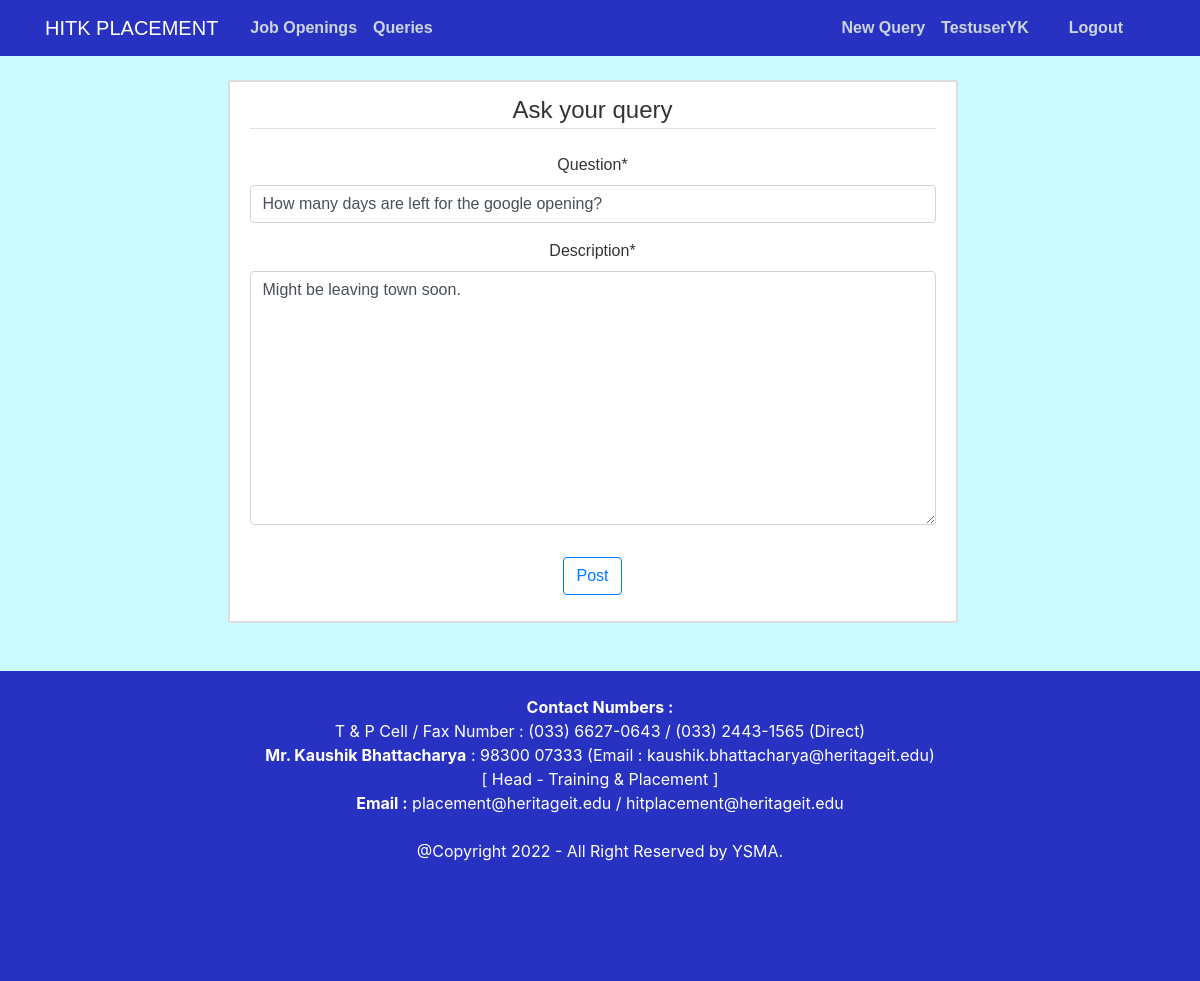
The page /askAQuery/query/4/update (signed in) on the database as committed earlier.
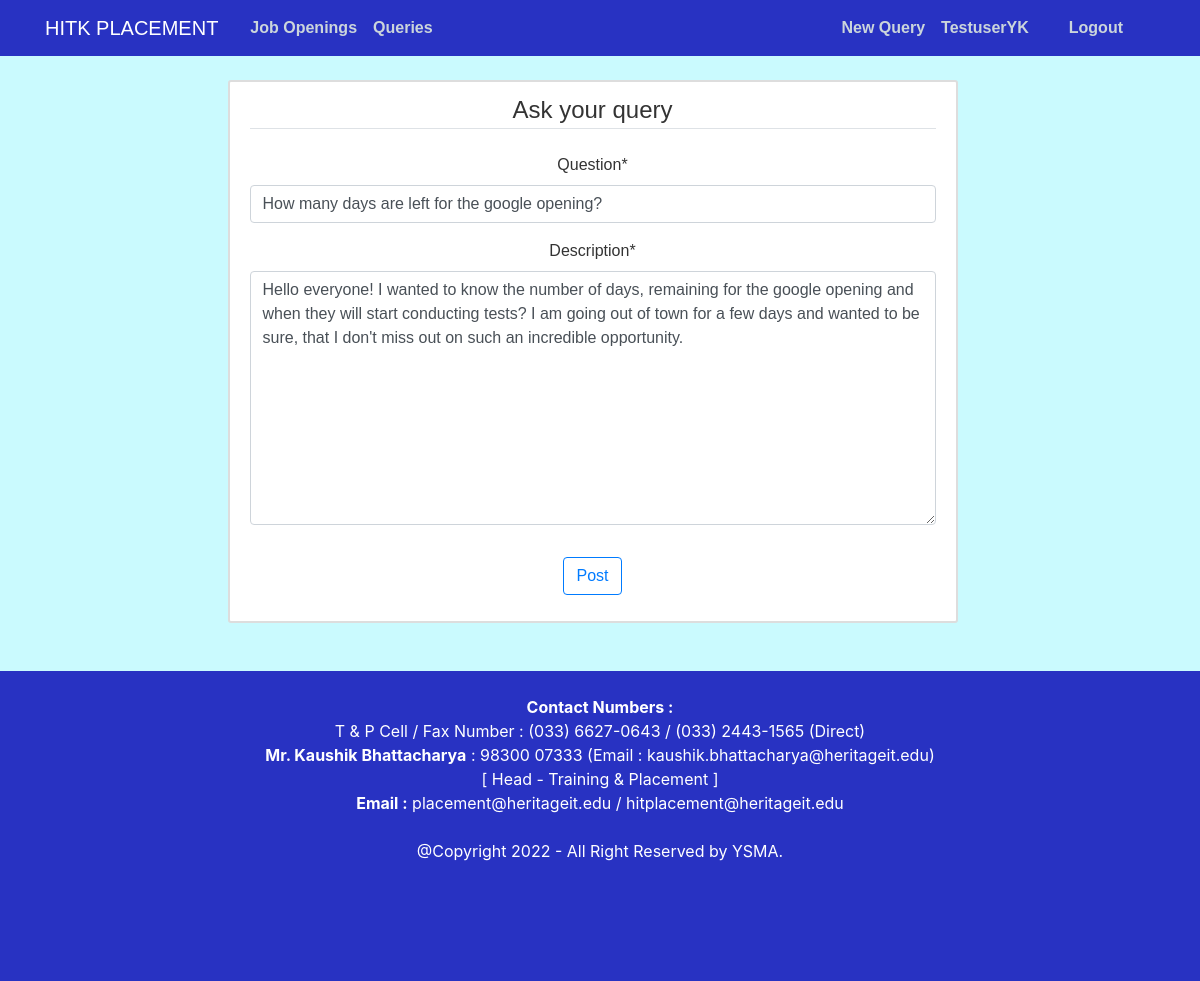
The same page on the database as committed later.
### askAQuery/models.py (models this page shows, shortened)
class Query(models.Model):
	question = models.CharField(max_length=500)
	author = models.ForeignKey(User,on_delete=models.CASCADE)
	datePosted = models.DateTimeField(default=timezone.now)
	description = models.TextField()

### askAQuery/views.py (the view, shortened to what this page needs)
# urls.py: path('query/<int:pk>/update', QueryUpdateView.as_view(), name='query-update'),
class QueryUpdateView(LoginRequiredMixin, UserPassesTestMixin, UpdateView):
	model = Query
	fields = ['question','description']
	def test_func(self):
		query = self.get_object()
		if self.request.user == query.author:
			return True
		return False

### users/models.py (called while the page is built)
	def __str__(self):
		return f'{self.user.username}'

### askAQuery/templates/askAQuery/query_form.html (shortened to what this page needs)
{% extends "home/base.html" %}
{% load crispy_forms_tags %}
{% block content %}
    <div class="new-content-section p2">
        <form method="POST">
            <fieldset class="form-group">
                <legend class="border-bottom mb-4">Ask your query</legend>
                {{ form|crispy  }}
            </fieldset>
            <div class="form-group">
                <button class="btn btn-outline-primary" type="submit">Post</button>
            </div>
        </form>
    </div>
{% endblock content %}

Rows that differ between the two databases and show on the page:
changed Query "How many days are left for the google opening?": description "Might be leaving town soon." → "Hello everyone! I wanted to know the number of days, remaining for the google opening and when they will start conducting tests? I am going out of town for a few days and wanted to be sure, that I don't miss out on such an incredible opportunity."
